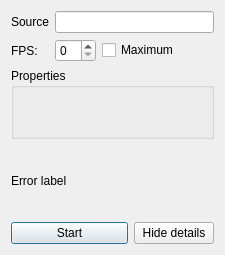
<?xml version="1.0" encoding="UTF-8"?>
<ui version="4.0">
 <class>DialogQImageGrabberSettings</class>
 <widget class="QDialog" name="DialogQImageGrabberSettings">
  <property name="geometry">
   <rect>
    <x>0</x>
    <y>0</y>
    <width>225</width>
    <height>255</height>
   </rect>
  </property>
  <property name="windowTitle">
   <string>Dialog</string>
  </property>
  <layout class="QGridLayout" name="gridLayout">
   <item row="0" column="0">
    <widget class="QLabel" name="sourceLabel">
     <property name="text">
      <string>Source</string>
     </property>
     <property name="buddy">
      <cstring>lineEditSource</cstring>
     </property>
    </widget>
   </item>
   <item row="0" column="1" colspan="3">
    <widget class="QLineEdit" name="lineEditSource"/>
   </item>
   <item row="1" column="0">
    <widget class="QLabel" name="fPSLabel">
     <property name="text">
      <string>FPS:</string>
     </property>
     <property name="buddy">
      <cstring>spinBoxFPS</cstring>
     </property>
    </widget>
   </item>
   <item row="1" column="1">
    <widget class="QSpinBox" name="spinBoxFPS"/>
   </item>
   <item row="1" column="2" colspan="2">
    <widget class="QCheckBox" name="checkBoxNoLimit">
     <property name="text">
      <string>Maximum</string>
     </property>
    </widget>
   </item>
   <item row="3" column="0" colspan="4">
    <widget class="QLabel" name="labelError">
     <property name="text">
      <string>Error label</string>
     </property>
    </widget>
   </item>
   <item row="4" column="0" colspan="3">
    <widget class="QPushButton" name="pushButtonStart">
     <property name="text">
      <string>Start</string>
     </property>
    </widget>
   </item>
   <item row="4" column="3">
    <widget class="QPushButton" name="pushButtonMore">
     <property name="text">
      <string>Hide details</string>
     </property>
    </widget>
   </item>
   <item row="2" column="0" colspan="4">
    <widget class="QGroupBox" name="groupBoxProperties">
     <property name="title">
      <string>Properties</string>
     </property>
    </widget>
   </item>
  </layout>
 </widget>
 <resources/>
 <connections/>
</ui>
